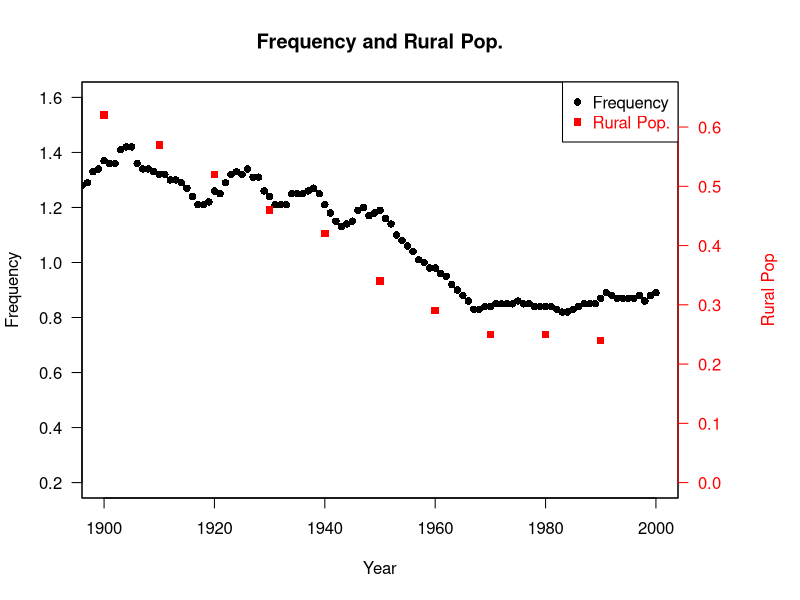

R code for this plot:
inputa = read.csv("species_ngram_NA_normalized.csv")
inputb = read.csv("rural_pop_US_corr.csv")

## data
input1 <- inputa[,c('year','AVG')]
input2 <- inputb[,c('YEAR','NORMALIZED')]

## add extra space to right margin of plot within frame
par(mar=c(5, 4, 4, 6) + 0.1)

## Plot first set of data and draw its axis
plot(x = input1$year,y = input1$AVG, pch=16, axes=FALSE, ylim=c(0.2,1.6), xlim=c(1900,2000), xlab="Year", ylab="Frequency", type="b",col="black", main="Frequency and Rural Pop.")
axis(2, ylim=c(0.2,1.6),col="black",las=1)  ## las=1 makes horizontal labels
mtext("",side=2,line=2.5)
box()

## Allow a second plot on the same graph
par(new=TRUE)

## Plot the second plot and put axis scale on right
plot(x = input2$YEAR,y = input2$NORMALIZED, pch=15,  xlab="", ylab="", ylim=c(0,0.65), xlim=c(1900,2000), yaxt="n", type="b", col="red")

## a little farther out (line=4) to make room for labels
mtext("Rural Pop",side=4,col="red",line=4) 
axis(4, ylim=c(0,0.65), col="red",col.axis="red",las=1)

## Add Legend
legend("topright",legend=c("Frequency","Rural Pop."),
  text.col=c("black","red"),pch=c(16,15),col=c("black","red"))
  
cor(input1$AVG[100:200],input2$NORMALIZED[100:200],use='complete.obs')